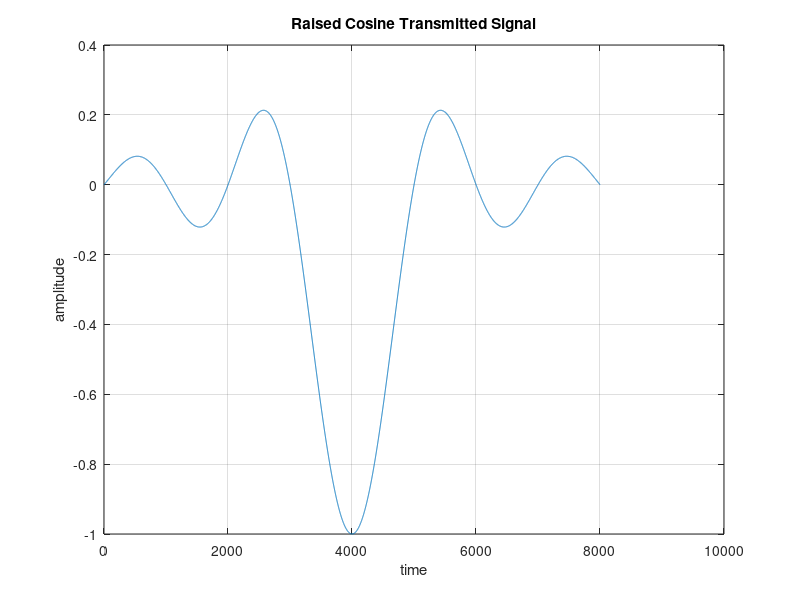

This chart was generated by the following MATLAB code:
%Matlab Program to Simulate Raised Cosine Spectrum Signaling

clc
clear all
close all

t=-4:0.001:4;
alpha=0.1;
raised_cosine_signal=sinc(t).*cos(pi*alpha*t)./(1-4*alpha^2*t.*t);

bits=input('Enter bits to be transmitted')

transmitted_signal=[];
for i=1:length(bits)
   if bits(i)==1
       transmitted_signal=[transmitted_signal raised_cosine_signal];
   else
       transmitted_signal=[transmitted_signal -raised_cosine_signal];
   end    
end

plot(transmitted_signal)
grid on
xlabel('time')
ylabel('amplitude')
title('Raised Cosine Transmitted Signal')


